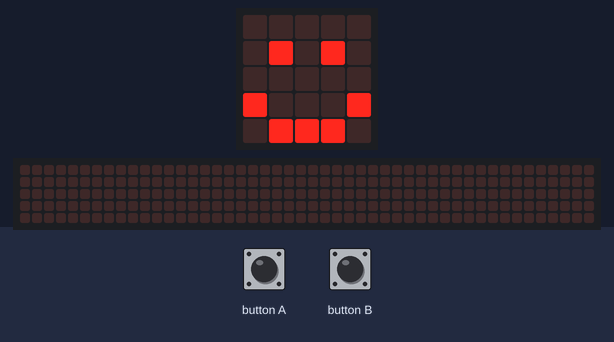
Bench run of a program on a simulated BBC micro:bit (MakeCode). Parts: the board's 5×5 LED display, a strip that is not on the board, showing the scrolling text unrolled. Inputs (shaded band) come from the test bench. The clock reads 2024-03-15 10:24:30 at power-on unless the program sets it; the 48×5 strip is a reading aid, not a part: it shows the text the display is scrolling, unrolled, one strip-width of it at a time.

Above: at 1.8 s.
1.9 s: button B pressed for 0.15 s
At 6.6 s:
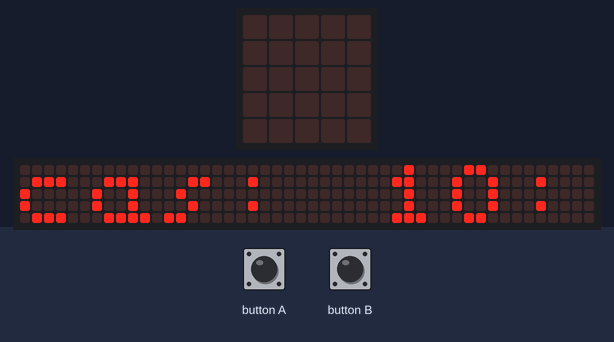
At 15.4 s:
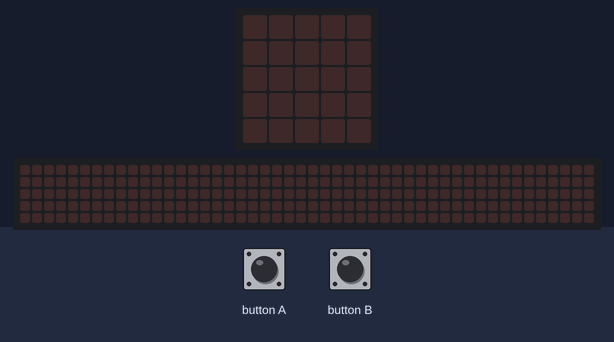

Measured:
- after the input at 1.9 s, the display: first changes after 0.15 s (image 1 shows a later state)
- what the display in image 1 shows lasts 1.1 s, from 5.8 s to 6.9 s

The program:

main.ts
```typescript
input.onButtonPressed(Button.A, function () {
    RTC_DS1307.DateTime(
    2022,
    1,
    4,
    19,
    30,
    0
    )
    basic.showIcon(IconNames.Yes)
})
input.onButtonPressed(Button.B, function () {
    basic.showString("cas: " + RTC_DS1307.getTime(RTC_DS1307.TimeType.HOUR) + ":" + RTC_DS1307.getTime(RTC_DS1307.TimeType.MINUTE) + ":" + RTC_DS1307.getTime(RTC_DS1307.TimeType.SECOND))
})
basic.showIcon(IconNames.Happy)
```

test.ts
```typescript
// Tady jsou testy. Při použití tohoto balíčku jako rozšíření nebude zkompilováno.
```
